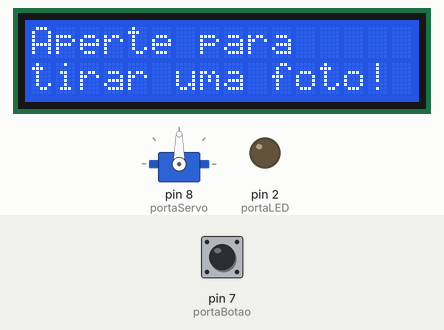
The sketch below on a simulated Arduino Uno, built with avr-gcc and run on an emulated ATmega328P. Parts: servo, 16×2 character LCD, output pins drawn as LEDs (lit = HIGH). The inputs (shaded band) are chosen by the test bench; at power-on: pin 7 (portaBotao) LOW.

Above: at 1.3 s.
1.4 s: pin 7 (portaBotao) pulled HIGH for 0.15 s
At 2.3 s:
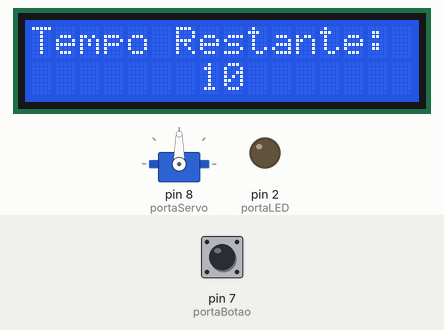
At 13.07 s:
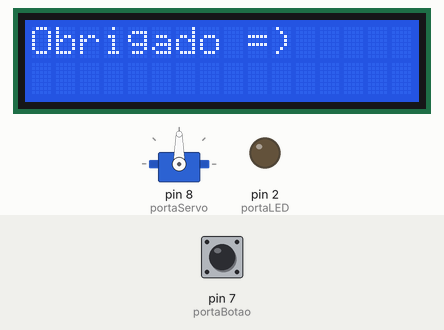
Timing chart, 0 to 13.2 s (numbered marks = the images above; inputs shaded):
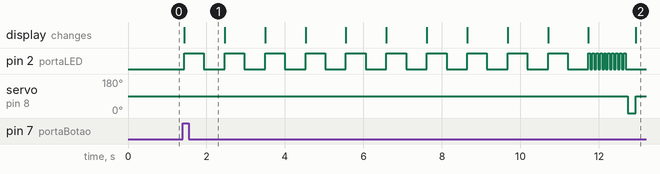

The sketch:

projeto.ino
```cpp
// Bibliotecas para uso do Display de LED
#include <LiquidCrystal_I2C.h>
#include <Wire.h>

// Biblioteca do Motor
#include <Servo.h>

#define portaServo 8
#define portaBotao 7
#define portaLED 2

LiquidCrystal_I2C lcd(0x27, 16, 2);
Servo meuServo;

void padrao();
void escrever(const char *texto);

void setup() {
  meuServo.attach(portaServo);
  lcd.init();
  lcd.backlight();

  padrao();

  pinMode(portaBotao, INPUT);
  pinMode(portaLED, OUTPUT);
}

void loop() {
  int buttonState = digitalRead(portaBotao);

  if (buttonState == HIGH) {
    for (int i = 10; i > 0; i--) {
      lcd.clear();
      escrever("Tempo Restante:        ");

      if (i < 10) {
        lcd.print("0");
      }

      lcd.print(i);

      digitalWrite(portaLED, HIGH);
      delay(500);
      digitalWrite(portaLED, LOW);
      delay(500);
    }

    lcd.clear();
    escrever("Tirando foto...");

    // Faz aquele efeito de apagar e desligar várias vezes na hora da foto
    for (int i = 0; i < 10; i++) {
      digitalWrite(portaLED, HIGH);
      delay(50);
      digitalWrite(portaLED, LOW);
      delay(50);
    }

   meuServo.write(0);
    delay(200);
    meuServo.write(90);

    escrever("Obrigado =)");
    delay(2000);

    padrao();
  }

  delay(100);
}

// Volta o display ao texto inicial
void padrao() {
  lcd.clear();

  escrever("Aperte para     tirar uma foto!");

  lcd.setCursor(0, 0);
}

// Escreve no display já contando que ele só tem 16 caracteres por linha
void escrever(const char *texto) {
  int length = strlen(texto);

  for (int i = 0; i < length; i += 32) {
    char line1[17] = "";
    char line2[17] = "";

    strncpy(line1, texto + i, 16);

    if (i + 16 < length) {
      strncpy(line2, texto + i + 16, 16);
    }

    lcd.clear();
    lcd.setCursor(0, 0);
    lcd.print(line1);
    lcd.setCursor(0, 1);
    lcd.print(line2);
  }
}
```

Measured:
- after the input at 1.4 s, pin 2 (portaLED): goes 10 × (HIGH 0.50 s, LOW 0.53 s), 9 × (HIGH 0.05 s, LOW 0.05 s), HIGH 0.05 s, then LOW, starting at once; servo on pin 8 (portaServo): 90° → 0° after 11.3 s, → 90° 0.21 s later; the display: changes at once (image 1)
